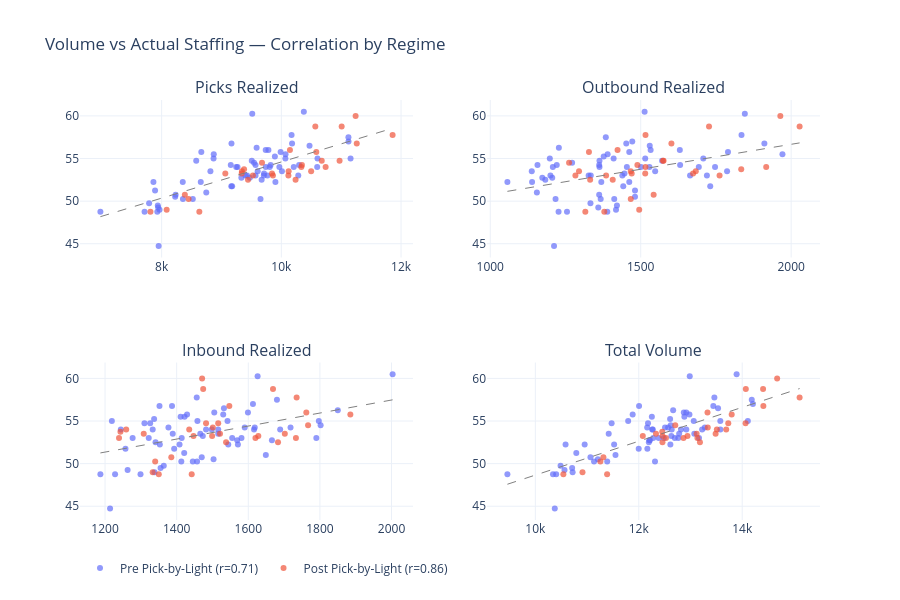

The notebook cell this image was saved under:
### Markdown cell above
## 5. Volume vs Staffing Correlations\n\nScatter plots showing how realized volumes (picks, outbound, inbound, total) correlate with actual operative staffing. Color-coded by pre/post pick-by-light regime.

### Code cell
# ── 5. Correlation scatter plots ──
vol_cols = [
    ("picks_realized", "Picks Realized"),
    ("outbound_realized", "Outbound Realized"),
    ("inbound_realized", "Inbound Realized"),
    ("total_volume", "Total Volume"),
]

fig5 = make_subplots(rows=2, cols=2, subplot_titles=[v[1] for v in vol_cols])

regime_colors = {"Pre Pick-by-Light": "#636EFA", "Post Pick-by-Light": "#EF553B"}

for idx, (col, label) in enumerate(vol_cols):
    row, col_n = divmod(idx, 2)
    for regime_name, color in regime_colors.items():
        mask = df["regime"] == regime_name
        r_val = df.loc[mask, col].corr(df.loc[mask, "present_operative_person_days"])
        fig5.add_trace(go.Scatter(
            x=df.loc[mask, col], y=df.loc[mask, "present_operative_person_days"],
            mode="markers", name=f"{regime_name} (r={r_val:.2f})",
            marker=dict(color=color, size=6, opacity=0.7),
            legendgroup=regime_name, showlegend=(idx == 0),
            hovertemplate=f"{label}: %{{x}}<br>Operative: %{{y:.1f}}<extra>{regime_name}</extra>"
        ), row=row+1, col=col_n+1)
    
    # Overall trendline
    z = np.polyfit(df[col], df["present_operative_person_days"], 1)
    x_line = np.linspace(df[col].min(), df[col].max(), 50)
    fig5.add_trace(go.Scatter(
        x=x_line, y=np.polyval(z, x_line), mode="lines",
        line=dict(color="gray", dash="dash", width=1),
        showlegend=False, hoverinfo="skip"
    ), row=row+1, col=col_n+1)

fig5.update_layout(
    title="Volume vs Actual Staffing — Correlation by Regime",
    height=600, legend=dict(orientation="h", y=-0.08)
)
fig5.show()

# Print correlation matrix
print("\\n📈 Correlation Matrix: Volumes vs Actual Operative Staffing")
corr_cols = ["present_operative_person_days", "picks_realized", "outbound_realized", "inbound_realized", "total_volume", "rec_operative", "error"]
print(df[corr_cols].corr().round(3).to_string())

### Figure 1 — Plotly figure (JSON) as saved in the notebook; plotly's stock layout.template omitted (floating-point values rounded to 4 significant figures)
{"data": [{"hovertemplate": "Picks Realized: %{x}<br>Operative: %{y:.1f}<extra>Pre Pick-by-Light</extra>", "legendgroup": "Pre Pick-by-Light", "marker": {"color": "#636EFA", "opacity": 0.7, "size": 6}, "mode": "markers", "name": "Pre Pick-by-Light (r=0.71)", "showlegend": true, "type": "scatter", "x": [9587, 10297, 8234, 10010, 9155, 10376, 7890, 9784, 8871, 9707, 10208, 7791, 9514, 10068, 10599, 7936, 9711, 8663, 9740, 11121, 8654, 9967, 10171, 9544, 11157, 8521, 9806, 9605, 9821, 11122, 8356, 9739, 9178, 9332, 9988, 7863, 8226, 9399, 9473, 9569, 7965, 9427, 9768, 8353, 9671, 6977, 9167, 8868, 8815, 9892, 7928, 9506, 8578, 9901, 9652, 7950, 9164, 9246, 8746, 10283, 7942, 10070, 9268, 9569, 10604, 7715, 10471, 10179], "xaxis": "x", "y": [56.25, 54.25, 50.75, 53.5, 54.25, 60.5, 51.25, 56.0, 55.5, 53.0, 54.0, 49.75, 60.25, 55.0, 54.0, 49.5, 53.25, 55.75, 54.0, 57.5, 52.25, 54.0, 57.75, 54.5, 55.0, 50.25, 54.0, 53.5, 54.25, 57.0, 50.25, 56.0, 51.75, 52.75, 55.75, 52.25, 50.5, 53.0, 52.75, 53.0, 49.0, 53.0, 53.0, 52.25, 52.5, 48.75, 56.75, 55.0, 53.5, 55.25, 48.75, 54.75, 54.75, 52.25, 50.25, 44.75, 51.75, 54.0, 51.0, 53.0, 49.25, 55.5, 54.0, 54.25, 55.0, 48.75, 56.5, 56.75], "yaxis": "y"}, {"hovertemplate": "Picks Realized: %{x}<br>Operative: %{y:.1f}<extra>Post Pick-by-Light</extra>", "legendgroup": "Post Pick-by-Light", "marker": {"color": "#EF553B", "opacity": 0.7, "size": 6}, "mode": "markers", "name": "Post Pick-by-Light (r=0.86)", "showlegend": true, "type": "scatter", "x": [9443, 9860, 8451, 10675, 9525, 10122, 9844, 7813, 10344, 9342, 9677, 10973, 8084, 9338, 9377, 10144, 10238, 8630, 10740, 10334, 10118, 11260, 9064, 10498, 10568, 10584, 11859, 8388, 11008, 11241], "xaxis": "x", "y": [52.5, 53.0, 50.25, 54.75, 53.0, 53.5, 53.25, 48.75, 54.25, 53.5, 54.5, 54.75, 49.0, 53.25, 53.75, 56.0, 52.5, 48.75, 54.0, 54.0, 53.0, 56.75, 53.25, 53.5, 58.75, 55.75, 57.75, 50.75, 58.75, 60.0], "yaxis": "y"}, {"hoverinfo": "skip", "line": {"color": "gray", "dash": "dash", "width": 1}, "mode": "lines", "showlegend": false, "type": "scatter", "x": [6977.0, 7077.0, 7176.0, 7276.0, 7376.0, 7475.0, 7575.0, 7674.0, 7774.0, 7874.0, 7973.0, 8073.0, 8173.0, 8272.0, 8372.0, 8471.0, 8571.0, 8671.0, 8770.0, 8870.0, 8970.0, 9069.0, 9169.0, 9269.0, 9368.0, 9468.0, 9567.0, 9667.0, 9767.0, 9866.0, 9966.0, 10070.0, 10170.0, 10260.0, 10360.0, 10460.0, 10560.0, 10660.0, 10760.0, 10860.0, 10960.0, 11060.0, 11160.0, 11260.0, 11360.0, 11460.0, 11560.0, 11660.0, 11760.0, 11860.0], "xaxis": "x", "y": [48.18, 48.39, 48.6, 48.81, 49.02, 49.23, 49.45, 49.66, 49.87, 50.08, 50.29, 50.5, 50.72, 50.93, 51.14, 51.35, 51.56, 51.77, 51.99, 52.2, 52.41, 52.62, 52.83, 53.04, 53.26, 53.47, 53.68, 53.89, 54.1, 54.31, 54.52, 54.74, 54.95, 55.16, 55.37, 55.58, 55.79, 56.01, 56.22, 56.43, 56.64, 56.85, 57.06, 57.28, 57.49, 57.7, 57.91, 58.12, 58.33, 58.55], "yaxis": "y"}, {"hovertemplate": "Outbound Realized: %{x}<br>Operative: %{y:.1f}<extra>Pre Pick-by-Light</extra>", "legendgroup": "Pre Pick-by-Light", "marker": {"color": "#636EFA", "opacity": 0.7, "size": 6}, "mode": "markers", "name": "Pre Pick-by-Light (r=0.42)", "showlegend": false, "type": "scatter", "x": [1228, 1362, 1362, 1548, 1631, 1513, 1481, 1630, 1971, 1200, 1501, 1333, 1846, 1198, 1363, 1421, 1446, 1790, 1208, 1384, 1462, 1454, 1835, 1272, 1410, 1412, 1529, 1787, 1157, 1472, 1367, 1533, 1731, 1206, 1462, 1369, 1481, 1664, 1173, 1334, 1418, 1439, 1720, 1057, 1183, 1255, 1452, 1708, 1138, 1377, 1227, 1363, 1571, 1139, 1217, 1212, 1442, 1693, 1155, 1327, 1359, 1390, 1747, 1221, 1515, 1389, 1530, 1911], "xaxis": "x2", "y": [56.25, 54.25, 50.75, 53.5, 54.25, 60.5, 51.25, 56.0, 55.5, 53.0, 54.0, 49.75, 60.25, 55.0, 54.0, 49.5, 53.25, 55.75, 54.0, 57.5, 52.25, 54.0, 57.75, 54.5, 55.0, 50.25, 54.0, 53.5, 54.25, 57.0, 50.25, 56.0, 51.75, 52.75, 55.75, 52.25, 50.5, 53.0, 52.75, 53.0, 49.0, 53.0, 53.0, 52.25, 52.5, 48.75, 56.75, 55.0, 53.5, 55.25, 48.75, 54.75, 54.75, 52.25, 50.25, 44.75, 51.75, 54.0, 51.0, 53.0, 49.25, 55.5, 54.0, 54.25, 55.0, 48.75, 56.5, 56.75], "yaxis": "y2"}, {"hovertemplate": "Outbound Realized: %{x}<br>Operative: %{y:.1f}<extra>Post Pick-by-Light</extra>", "legendgroup": "Post Pick-by-Light", "marker": {"color": "#EF553B", "opacity": 0.7, "size": 6}, "mode": "markers", "name": "Post Pick-by-Light (r=0.50)", "showlegend": false, "type": "scatter", "x": [1332, 1385, 1467, 1574, 1762, 1295, 1470, 1379, 1489, 1683, 1262, 1576, 1495, 1674, 1834, 1423, 1407, 1316, 1516, 1917, 1283, 1602, 1515, 1467, 2028, 1328, 1516, 1543, 1727, 1964], "xaxis": "x2", "y": [52.5, 53.0, 50.25, 54.75, 53.0, 53.5, 53.25, 48.75, 54.25, 53.5, 54.5, 54.75, 49.0, 53.25, 53.75, 56.0, 52.5, 48.75, 54.0, 54.0, 53.0, 56.75, 53.25, 53.5, 58.75, 55.75, 57.75, 50.75, 58.75, 60.0], "yaxis": "y2"}, {"hoverinfo": "skip", "line": {"color": "gray", "dash": "dash", "width": 1}, "mode": "lines", "showlegend": false, "type": "scatter", "x": [1057.0, 1077.0, 1097.0, 1116.0, 1136.0, 1156.0, 1176.0, 1196.0, 1216.0, 1235.0, 1255.0, 1275.0, 1295.0, 1315.0, 1334.0, 1354.0, 1374.0, 1394.0, 1414.0, 1434.0, 1453.0, 1473.0, 1493.0, 1513.0, 1533.0, 1552.0, 1572.0, 1592.0, 1612.0, 1632.0, 1651.0, 1671.0, 1691.0, 1711.0, 1731.0, 1751.0, 1770.0, 1790.0, 1810.0, 1830.0, 1850.0, 1869.0, 1889.0, 1909.0, 1929.0, 1949.0, 1969.0, 1988.0, 2008.0, 2028.0], "xaxis": "x2", "y": [51.15, 51.26, 51.38, 51.5, 51.61, 51.73, 51.84, 51.96, 52.08, 52.19, 52.31, 52.42, 52.54, 52.66, 52.77, 52.89, 53.0, 53.12, 53.24, 53.35, 53.47, 53.58, 53.7, 53.82, 53.93, 54.05, 54.16, 54.28, 54.4, 54.51, 54.63, 54.74, 54.86, 54.97, 55.09, 55.21, 55.32, 55.44, 55.55, 55.67, 55.79, 55.9, 56.02, 56.13, 56.25, 56.37, 56.48, 56.6, 56.71, 56.83], "yaxis": "y2"}, {"hovertemplate": "Inbound Realized: %{x}<br>Operative: %{y:.1f}<extra>Pre Pick-by-Light</extra>", "legendgroup": "Pre Pick-by-Light", "marker": {"color": "#636EFA", "opacity": 0.7, "size": 6}, "mode": "markers", "name": "Pre Pick-by-Light (r=0.49)", "showlegend": false, "type": "scatter", "x": [1850, 1618, 1470, 1516, 1377, 2003, 1421, 1505, 1411, 1790, 1516, 1364, 1626, 1797, 1616, 1355, 1473, 1429, 1689, 1680, 1408, 1498, 1456, 1802, 1542, 1457, 1482, 1389, 1590, 1613, 1413, 1599, 1257, 1666, 1530, 1353, 1503, 1322, 1569, 1581, 1338, 1414, 1277, 1544, 1341, 1228, 1387, 1219, 1466, 1337, 1187, 1310, 1326, 1571, 1445, 1214, 1393, 1333, 1649, 1555, 1263, 1422, 1244, 1718, 1458, 1299, 1532, 1352], "xaxis": "x3", "y": [56.25, 54.25, 50.75, 53.5, 54.25, 60.5, 51.25, 56.0, 55.5, 53.0, 54.0, 49.75, 60.25, 55.0, 54.0, 49.5, 53.25, 55.75, 54.0, 57.5, 52.25, 54.0, 57.75, 54.5, 55.0, 50.25, 54.0, 53.5, 54.25, 57.0, 50.25, 56.0, 51.75, 52.75, 55.75, 52.25, 50.5, 53.0, 52.75, 53.0, 49.0, 53.0, 53.0, 52.25, 52.5, 48.75, 56.75, 55.0, 53.5, 55.25, 48.75, 54.75, 54.75, 52.25, 50.25, 44.75, 51.75, 54.0, 51.0, 53.0, 49.25, 55.5, 54.0, 54.25, 55.0, 48.75, 56.5, 56.75], "yaxis": "y3"}, {"hovertemplate": "Inbound Realized: %{x}<br>Operative: %{y:.1f}<extra>Post Pick-by-Light</extra>", "legendgroup": "Post Pick-by-Light", "marker": {"color": "#EF553B", "opacity": 0.7, "size": 6}, "mode": "markers", "name": "Post Pick-by-Light (r=0.39)", "showlegend": false, "type": "scatter", "x": [1683, 1620, 1340, 1482, 1239, 1702, 1628, 1350, 1501, 1308, 1767, 1516, 1333, 1447, 1243, 1762, 1538, 1442, 1435, 1259, 1733, 1547, 1499, 1521, 1474, 1885, 1735, 1385, 1669, 1471], "xaxis": "x3", "y": [52.5, 53.0, 50.25, 54.75, 53.0, 53.5, 53.25, 48.75, 54.25, 53.5, 54.5, 54.75, 49.0, 53.25, 53.75, 56.0, 52.5, 48.75, 54.0, 54.0, 53.0, 56.75, 53.25, 53.5, 58.75, 55.75, 57.75, 50.75, 58.75, 60.0], "yaxis": "y3"}, {"hoverinfo": "skip", "line": {"color": "gray", "dash": "dash", "width": 1}, "mode": "lines", "showlegend": false, "type": "scatter", "x": [1187.0, 1204.0, 1220.0, 1237.0, 1254.0, 1270.0, 1287.0, 1304.0, 1320.0, 1337.0, 1354.0, 1370.0, 1387.0, 1403.0, 1420.0, 1437.0, 1453.0, 1470.0, 1487.0, 1503.0, 1520.0, 1537.0, 1553.0, 1570.0, 1587.0, 1603.0, 1620.0, 1637.0, 1653.0, 1670.0, 1687.0, 1703.0, 1720.0, 1737.0, 1753.0, 1770.0, 1787.0, 1803.0, 1820.0, 1836.0, 1853.0, 1870.0, 1886.0, 1903.0, 1920.0, 1936.0, 1953.0, 1970.0, 1986.0, 2003.0], "xaxis": "x3", "y": [51.26, 51.38, 51.51, 51.64, 51.76, 51.89, 52.02, 52.14, 52.27, 52.4, 52.53, 52.65, 52.78, 52.91, 53.03, 53.16, 53.29, 53.42, 53.54, 53.67, 53.8, 53.92, 54.05, 54.18, 54.31, 54.43, 54.56, 54.69, 54.81, 54.94, 55.07, 55.2, 55.32, 55.45, 55.58, 55.7, 55.83, 55.96, 56.08, 56.21, 56.34, 56.47, 56.59, 56.72, 56.85, 56.97, 57.1, 57.23, 57.36, 57.48], "yaxis": "y3"}, {"hovertemplate": "Total Volume: %{x}<br>Operative: %{y:.1f}<extra>Pre Pick-by-Light</extra>", "legendgroup": "Pre Pick-by-Light", "marker": {"color": "#636EFA", "opacity": 0.7, "size": 6}, "mode": "markers", "name": "Pre Pick-by-Light (r=0.79)", "showlegend": false, "type": "scatter", "x": [12665, 13277, 11066, 13074, 12163, 13892, 10792, 12919, 12253, 12697, 13225, 10488, 12986, 13063, 13578, 10712, 12630, 11882, 12637, 14185, 11524, 12919, 13462, 12618, 14109, 11390, 12817, 12781, 12568, 14207, 11136, 12871, 12166, 12204, 12980, 10585, 11210, 12385, 12215, 12484, 10721, 12280, 12765, 10954, 12195, 9460, 12006, 11795, 11419, 12606, 10342, 12179, 11475, 12611, 12314, 10376, 11999, 12272, 11550, 13165, 10564, 12882, 12259, 12508, 13577, 10403, 13533, 13442], "xaxis": "x4", "y": [56.25, 54.25, 50.75, 53.5, 54.25, 60.5, 51.25, 56.0, 55.5, 53.0, 54.0, 49.75, 60.25, 55.0, 54.0, 49.5, 53.25, 55.75, 54.0, 57.5, 52.25, 54.0, 57.75, 54.5, 55.0, 50.25, 54.0, 53.5, 54.25, 57.0, 50.25, 56.0, 51.75, 52.75, 55.75, 52.25, 50.5, 53.0, 52.75, 53.0, 49.0, 53.0, 53.0, 52.25, 52.5, 48.75, 56.75, 55.0, 53.5, 55.25, 48.75, 54.75, 54.75, 52.25, 50.25, 44.75, 51.75, 54.0, 51.0, 53.0, 49.25, 55.5, 54.0, 54.25, 55.0, 48.75, 56.5, 56.75], "yaxis": "y4"}, {"hovertemplate": "Total Volume: %{x}<br>Operative: %{y:.1f}<extra>Post Pick-by-Light</extra>", "legendgroup": "Post Pick-by-Light", "marker": {"color": "#EF553B", "opacity": 0.7, "size": 6}, "mode": "markers", "name": "Post Pick-by-Light (r=0.91)", "showlegend": false, "type": "scatter", "x": [12458, 12865, 11258, 13731, 12526, 13119, 12942, 10542, 13334, 12333, 12706, 14065, 10912, 12459, 12454, 13329, 13183, 11388, 13691, 13510, 13134, 14409, 12078, 13486, 14070, 13797, 15110, 11316, 14404, 14676], "xaxis": "x4", "y": [52.5, 53.0, 50.25, 54.75, 53.0, 53.5, 53.25, 48.75, 54.25, 53.5, 54.5, 54.75, 49.0, 53.25, 53.75, 56.0, 52.5, 48.75, 54.0, 54.0, 53.0, 56.75, 53.25, 53.5, 58.75, 55.75, 57.75, 50.75, 58.75, 60.0], "yaxis": "y4"}, {"hoverinfo": "skip", "line": {"color": "gray", "dash": "dash", "width": 1}, "mode": "lines", "showlegend": false, "type": "scatter", "x": [9460.0, 9575.0, 9691.0, 9806.0, 9921.0, 10040.0, 10150.0, 10270.0, 10380.0, 10500.0, 10610.0, 10730.0, 10840.0, 10960.0, 11070.0, 11190.0, 11300.0, 11420.0, 11540.0, 11650.0, 11770.0, 11880.0, 12000.0, 12110.0, 12230.0, 12340.0, 12460.0, 12570.0, 12690.0, 12800.0, 12920.0, 13030.0, 13150.0, 13270.0, 13380.0, 13500.0, 13610.0, 13730.0, 13840.0, 13960.0, 14070.0, 14190.0, 14300.0, 14420.0, 14530.0, 14650.0, 14760.0, 14880.0, 14990.0, 15110.0], "xaxis": "x4", "y": [47.58, 47.81, 48.04, 48.27, 48.5, 48.73, 48.96, 49.19, 49.41, 49.64, 49.87, 50.1, 50.33, 50.56, 50.79, 51.02, 51.25, 51.48, 51.71, 51.93, 52.16, 52.39, 52.62, 52.85, 53.08, 53.31, 53.54, 53.77, 54.0, 54.23, 54.45, 54.68, 54.91, 55.14, 55.37, 55.6, 55.83, 56.06, 56.29, 56.52, 56.75, 56.97, 57.2, 57.43, 57.66, 57.89, 58.12, 58.35, 58.58, 58.81], "yaxis": "y4"}], "layout": {"annotations": [{"font": {"size": 16}, "showarrow": false, "text": "Picks Realized", "x": 0.225, "xanchor": "center", "xref": "paper", "y": 1, "yanchor": "bottom", "yref": "paper"}, {"font": {"size": 16}, "showarrow": false, "text": "Outbound Realized", "x": 0.775, "xanchor": "center", "xref": "paper", "y": 1, "yanchor": "bottom", "yref": "paper"}, {"font": {"size": 16}, "showarrow": false, "text": "Inbound Realized", "x": 0.225, "xanchor": "center", "xref": "paper", "y": 0.375, "yanchor": "bottom", "yref": "paper"}, {"font": {"size": 16}, "showarrow": false, "text": "Total Volume", "x": 0.775, "xanchor": "center", "xref": "paper", "y": 0.375, "yanchor": "bottom", "yref": "paper"}], "height": 600, "legend": {"orientation": "h", "y": -0.08}, "title": {"text": "Volume vs Actual Staffing — Correlation by Regime"}, "xaxis": {"anchor": "y", "domain": [0, 0.45]}, "xaxis2": {"anchor": "y2", "domain": [0.55, 1]}, "xaxis3": {"anchor": "y3", "domain": [0, 0.45]}, "xaxis4": {"anchor": "y4", "domain": [0.55, 1]}, "yaxis": {"anchor": "x", "domain": [0.625, 1]}, "yaxis2": {"anchor": "x2", "domain": [0.625, 1]}, "yaxis3": {"anchor": "x3", "domain": [0, 0.375]}, "yaxis4": {"anchor": "x4", "domain": [0, 0.375]}}}
